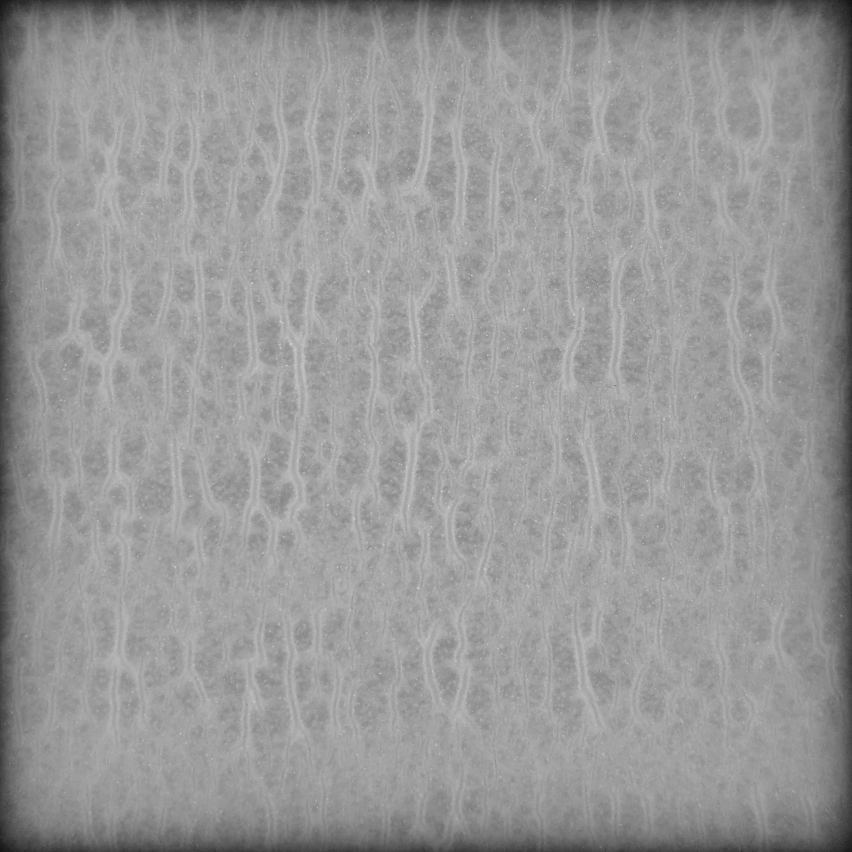
#> input picture Image/241015/1-1-4-cropped.jpg, 3407 x 3407 px (shown at 1/4 size)
$ python imageCrop.py
#> lines starting #> are read from the running program, lines starting #| are printed output that depends on the picture; after the words box and inside, x2 and y2 are one past the last pixel; in counts of white or black regions, pixels touching at a corner belong together
import cv2
import numpy as np

# Callback function for the trackbar
def update_threshold(val):
    # Apply threshold using the current trackbar value
    _, thresholded = cv2.threshold(image, val, 255, cv2.THRESH_BINARY)

    # Find contours again after applying the threshold
    contours, _ = cv2.findContours(thresholded, cv2.RETR_EXTERNAL, cv2.CHAIN_APPROX_SIMPLE)

    if contours:
        # Find the largest contour assuming it's the MPP region
        largest_contour = max(contours, key=cv2.contourArea)
        x, y, w, h = cv2.boundingRect(largest_contour)

        # Make sure the bounding box is square
        max_side = max(w, h)  # Find the largest side

        # Calculate adjustments to make the bounding box square
        new_x = x
        new_y = y
        if w > h:
            new_y = y - (w - h) // 2  # Adjust y to center vertically
            new_y = max(new_y, 0)  # Make sure it stays within the image
            h = w  # Make the height equal to the width
        else:
            new_x = x - (h - w) // 2  # Adjust x to center horizontally
            new_x = max(new_x, 0)  # Make sure it stays within the image
            w = h  # Make the width equal to the height

        # Ensure the square fits within the image boundaries
        new_x = min(new_x, image.shape[1] - w)
        new_y = min(new_y, image.shape[0] - h)

        # Crop the image to the square bounding box
        cropped_image = image[new_y:new_y+h, new_x:new_x+w]
    else:
        cropped_image = image.copy()  # If no contour is found, just display the original image

    # Display the updated images
    cv2.imshow('Binary Image', thresholded)
    cv2.imshow('Cropped Image', cropped_image)
    print(f"Cropped image size: {cropped_image.shape}")  # Output the cropped image size

# Step 1: Load and resize the MPP image
image = cv2.imread('./Image/241015/1-1-4-cropped.jpg', cv2.IMREAD_GRAYSCALE)
#> image is the input picture: shape (3407, 3407); min 10, max 233, mean 152.3
image = cv2.resize(image, (600, 600))
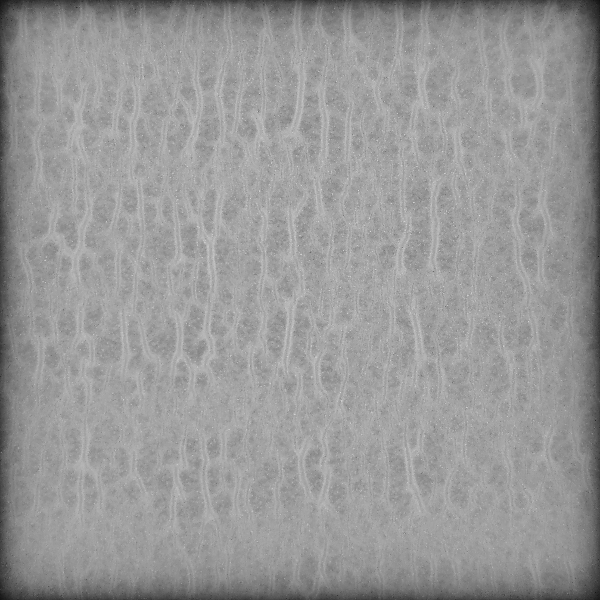
#> image: shape (600, 600); min 13, max 221, mean 152.2

# Create a window for displaying the results
cv2.namedWindow('Binary Image')
cv2.namedWindow('Cropped Image')

# Create a trackbar to adjust the threshold value
# Trackbar named 'Threshold', in the window 'Binary Image', with default value 100 and max value 255
cv2.createTrackbar('Threshold', 'Binary Image', 100, 255, update_threshold)

# Initial call to update threshold to display the first result
update_threshold(100)
#> in update_threshold, `_, thresholded = cv2.threshold(image, val, 255, cv2.THRESH_BINARY)`:
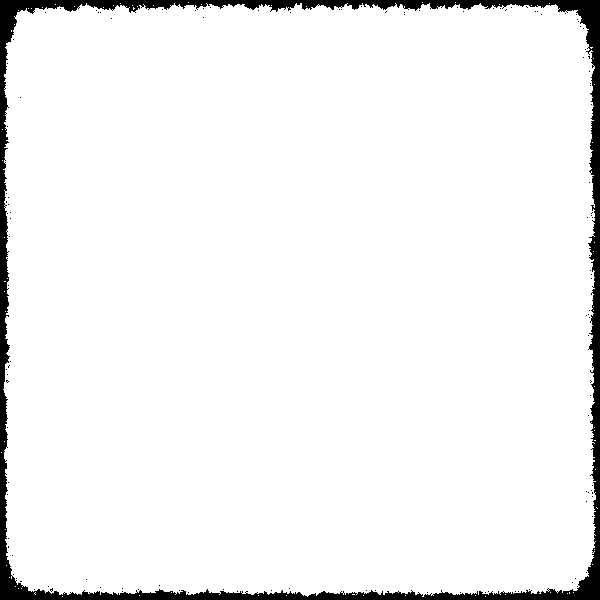
#> thresholded: shape (600, 600); 95% white; 124 black regions (123 under 20 px)
#> in update_threshold, `contours, _ = cv2.findContours(thresholded, cv2.RETR_EXTERNAL, cv2.CHA..`: contours = 72 contours, 71 with area under 20; largest, box (x1, y1, x2, y2) and area: (3, 3, 596, 597) 340791
#> in update_threshold, `largest_contour = max(contours, key=cv2.contourArea)`: largest_contour = contour of 2024 points, box (x1, y1, x2, y2) (3, 3, 596, 597), area 340791
#> in update_threshold, `x, y, w, h = cv2.boundingRect(largest_contour)`: x = 3; w = 593; h = 594
#> in update_threshold, `new_x = x`: new_x = 3
#> in update_threshold, `w = h`: w = 594
#| Cropped image size: (594, 594)

# Wait indefinitely for a key press, then close all windows
cv2.waitKey(0)
cv2.destroyAllWindows()

$ run again, with Image/241015/1-1-1-cropped.jpg copied over Image/241015/1-1-4-cropped.jpg
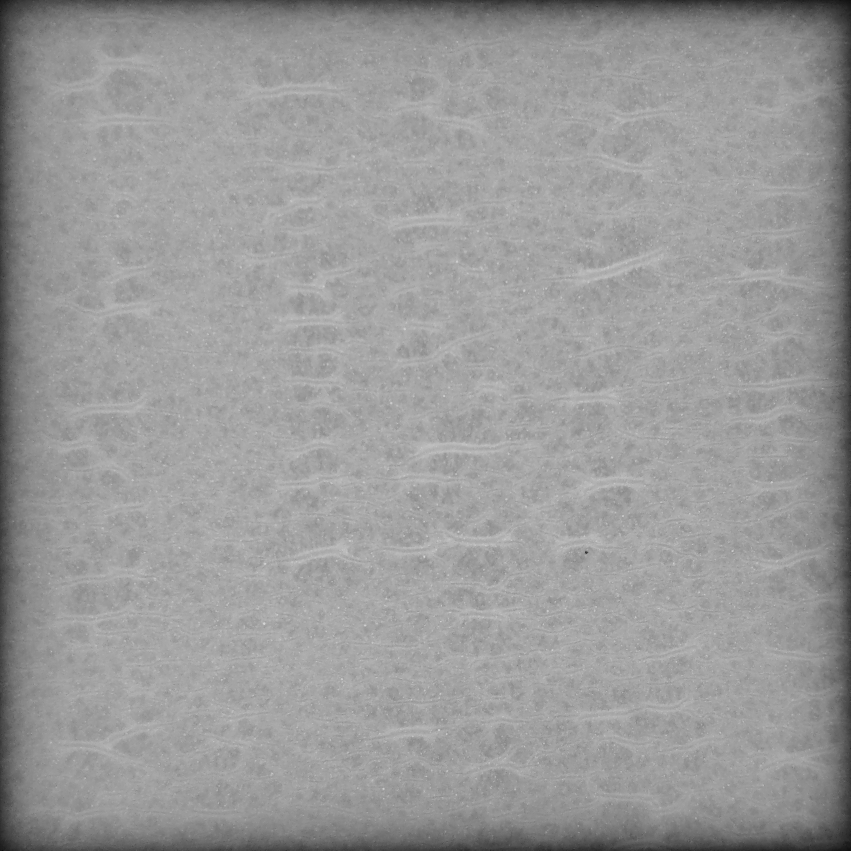
#> input picture Image/241015/1-1-1-cropped.jpg, 3402 x 3402 px (shown at 1/4 size)
#> image is the input picture: shape (3402, 3402); min 0, max 229, mean 153.8
#> `image = cv2.resize(image, (600, 600))`:
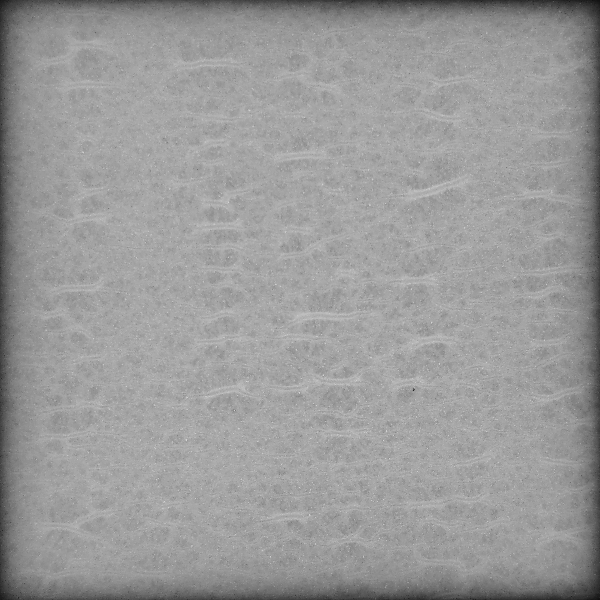
#> image: shape (600, 600); min 17, max 216, mean 153.7
#> in update_threshold, `_, thresholded = cv2.threshold(image, val, 255, cv2.THRESH_BINARY)`:
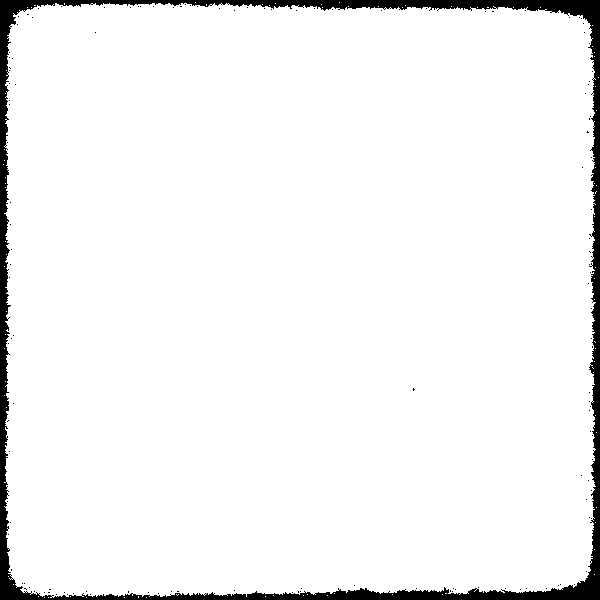
#> thresholded: shape (600, 600); 95.1% white; 133 black regions (132 under 20 px)
#> contours = 85 contours, 84 with area under 20; largest, box (x1, y1, x2, y2) and area: (4, 3, 596, 598) 341109
#> largest_contour = contour of 1976 points, box (x1, y1, x2, y2) (4, 3, 596, 598), area 341109
#> in update_threshold, `x, y, w, h = cv2.boundingRect(largest_contour)`: x = 4; y = 3; w = 592; h = 595
#> in update_threshold, `new_x = x`: new_x = 4
#> new_y = 3
#> in update_threshold, `w = h`: w = 595
#| Cropped image size: (595, 595)

$ run again, with Image/241015/1-1-3-cropped.jpg copied over Image/241015/1-1-4-cropped.jpg
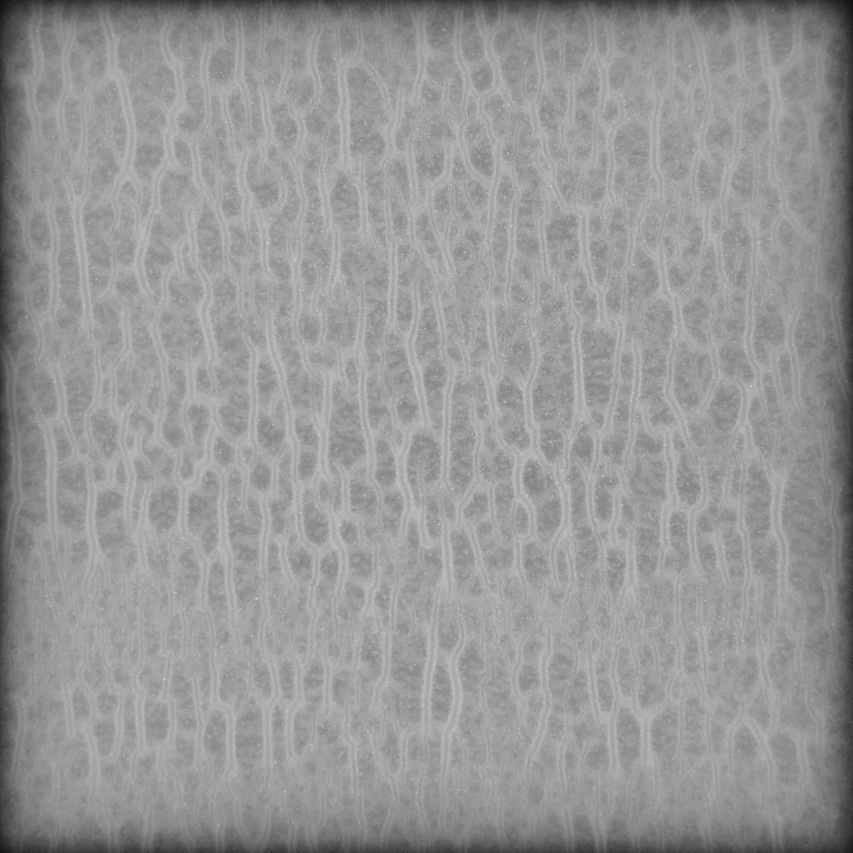
#> input picture Image/241015/1-1-3-cropped.jpg, 3410 x 3410 px (shown at 1/4 size)
#> image is the input picture: shape (3410, 3410); min 0, max 232, mean 150.7
#> `image = cv2.resize(image, (600, 600))`:
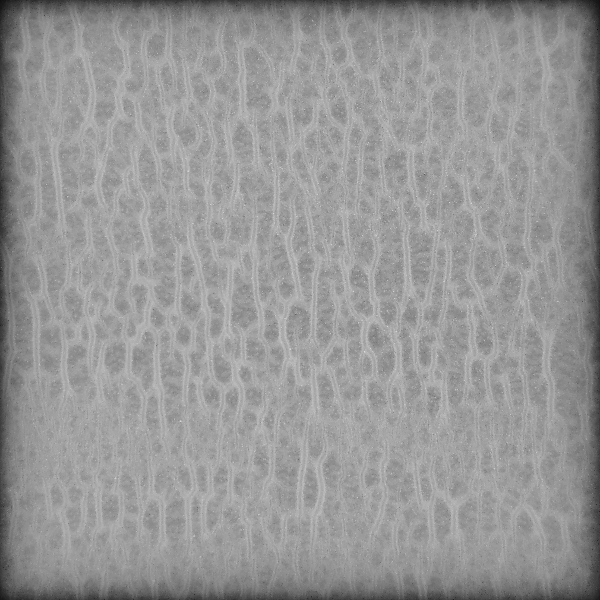
#> image: shape (600, 600); min 13, max 222, mean 150.6
#> in update_threshold, `_, thresholded = cv2.threshold(image, val, 255, cv2.THRESH_BINARY)`:
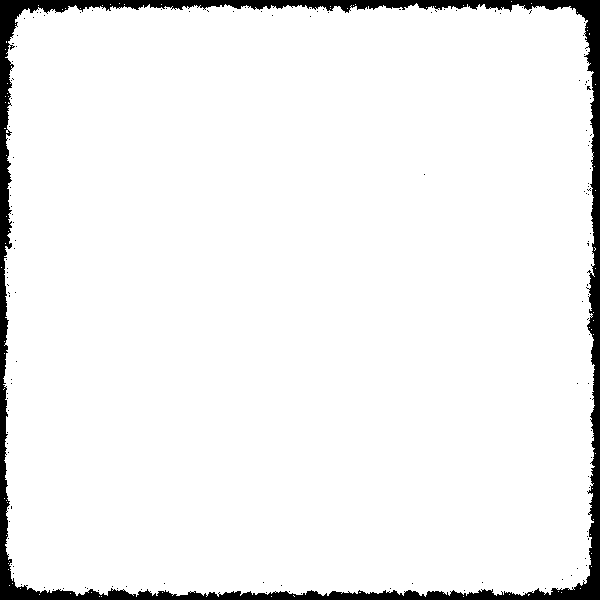
#> thresholded: shape (600, 600); 94.6% white; 139 black regions (138 under 20 px)
#> contours = 82 contours, 81 with area under 20; largest, box (x1, y1, x2, y2) and area: (3, 3, 595, 597) 339284
#> largest_contour = contour of 1960 points, box (x1, y1, x2, y2) (3, 3, 595, 597), area 339284
#> in update_threshold, `x, y, w, h = cv2.boundingRect(largest_contour)`: x = 3; w = 592; h = 594
#> in update_threshold, `new_x = x`: new_x = 3
#> in update_threshold, `new_x = x - (h - w) // 2`: new_x = 2
#> in update_threshold, `w = h`: w = 594
#| Cropped image size: (594, 594)
